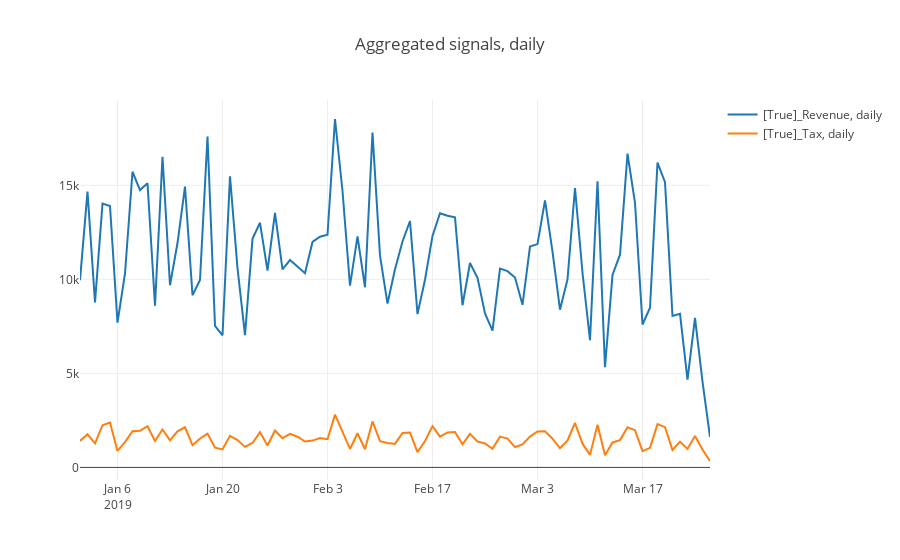

Notebook code cell kept with this figure:
### Code cell
constructSignals(expert_sales, query=[{"select": [True], 
                              "_with": {"FA_Name": "Revenue"}}, 
                                {"select": [True], "_with": {"FA_Name": "Tax"}}], on="is_Sale", agg_period="D", vis_type="line")
